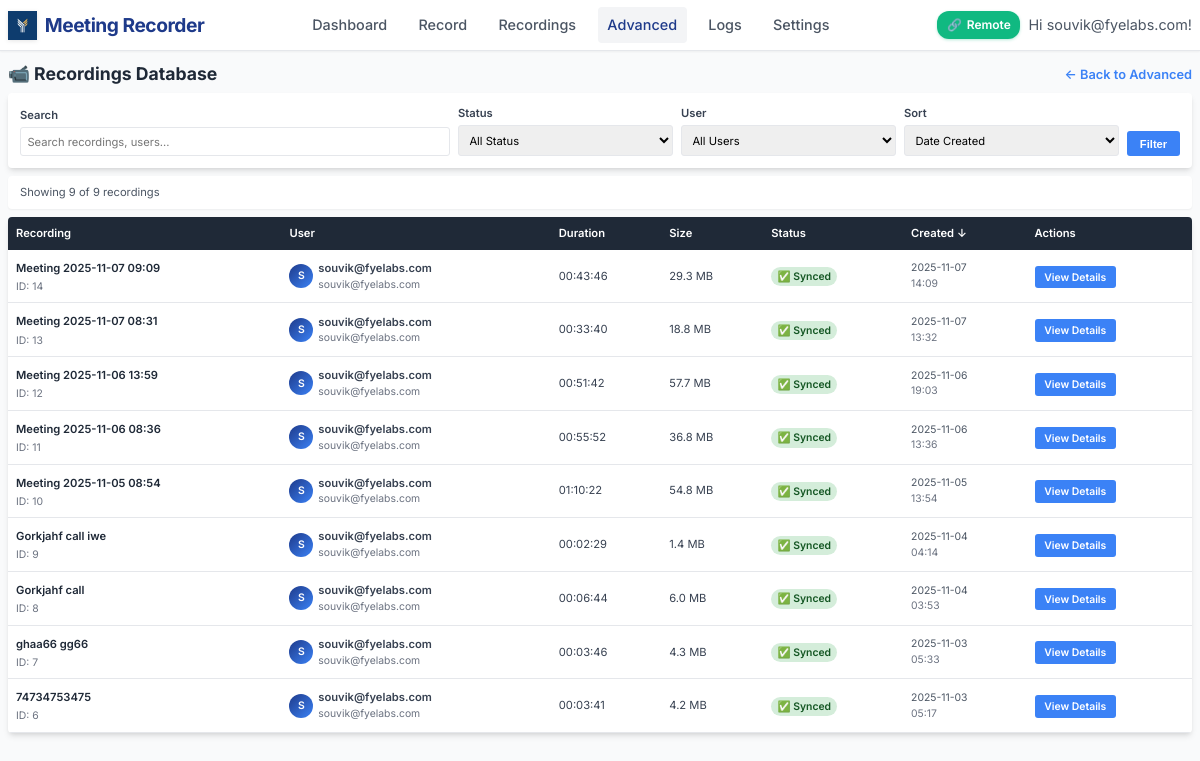
Page /admin/recordings (signed in) on the earlier database version.
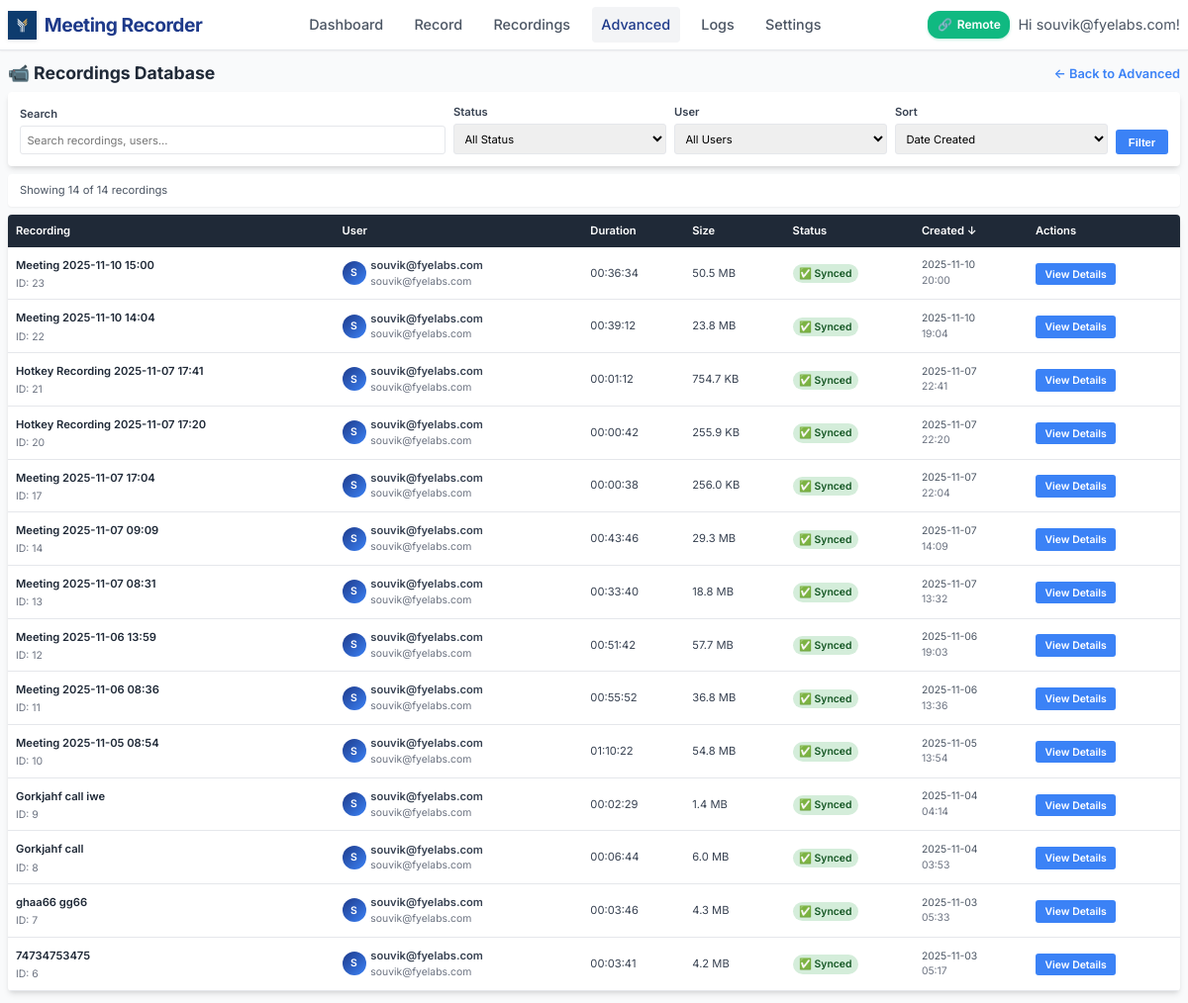
Same page on the later database version.
### models.py (models this page shows, shortened)
class User(UserMixin, db.Model):
    id = db.Column(db.Integer, primary_key=True)
    username = db.Column(db.String(80), unique=True, nullable=False)
    email = db.Column(db.String(120), unique=True, nullable=False)
    password_hash = db.Column(db.String(128))
    created_at = db.Column(db.DateTime, default=datetime.utcnow)
    is_active = db.Column(db.Boolean, default=True)
    default_monitor = db.Column(db.String(200))  # Default monitor for recordings
    auto_delete_days = db.Column(db.Integer, default=30)  # Auto-delete recordings after N days
    recordings = db.relationship('Recording', backref='user', lazy=True)
    meetings = db.relationship('Meeting', backref='user', lazy=True)

class Recording(db.Model):
    id = db.Column(db.Integer, primary_key=True)
    title = db.Column(db.String(200), nullable=False)
    filename = db.Column(db.String(255), nullable=False)
    file_path = db.Column(db.String(500), nullable=False)
    file_size = db.Column(db.BigInteger, default=0)  # in bytes
    duration = db.Column(db.Integer, default=0)  # in seconds
    created_at = db.Column(db.DateTime, default=datetime.utcnow)
    started_at = db.Column(db.DateTime)
    ended_at = db.Column(db.DateTime)
    monitor_name = db.Column(db.String(200))
    resolution = db.Column(db.String(50))  # e.g., "1920x1080"
    uploaded = db.Column(db.Boolean, default=False)
    upload_url = db.Column(db.String(500))  # Legacy field - kept for compatibility
    video_url = db.Column(db.String(500))
    transcript_url = db.Column(db.String(500))
    thumbnail_url = db.Column(db.String(500))
    upload_status = db.Column(db.String(50), default='pending')  # pending, uploading, completed, failed
    upload_metadata = db.Column(db.Text)  # JSON metadata from upload
    user_id = db.Column(db.Integer, db.ForeignKey('user.id'), nullable=False)
    status = db.Column(db.String(50), default='completed')  # recording, processing, completed, failed

### app.py (the view, shortened to what this page needs)
@app.route('/admin/recordings')
@login_required
def admin_recordings():
    try:
        page = request.args.get('page', 1, type=int)
        per_page = 20
        search = request.args.get('search', '').strip()
        status_filter = request.args.get('status', 'all')
        user_filter = request.args.get('user', 'all')
        sort_by = request.args.get('sort', 'created_at')
        sort_order = request.args.get('order', 'desc')
        query = db.session.query(Recording, User).join(User)
        if user_filter != 'all':
            query = query.filter(User.id == int(user_filter))
        if sort_by == 'title':
            sort_column = Recording.title
        elif sort_by == 'username':
            sort_column = User.username
        elif sort_by == 'duration':
            sort_column = Recording.duration
        elif sort_by == 'file_size':
            sort_column = Recording.file_size
        elif sort_by == 'upload_status':
            sort_column = Recording.upload_status
        else:
            sort_column = Recording.created_at
        if sort_order == 'asc':
            query = query.order_by(sort_column.asc())
        else:
            query = query.order_by(sort_column.desc())
        recordings = query.paginate(page=page, per_page=per_page, error_out=False)
        users = User.query.all()
        return render_template('admin/recordings.html',
                             recordings=recordings,
                             users=users,
                             search=search,
                             status_filter=status_filter,
                             user_filter=user_filter,
                             sort_by=sort_by,
                             sort_order=sort_order)
    except Exception as e:
        logger.error(f" Advanced recordings error: {e}")
        return f"Database error: {e}", 500

### templates/admin/recordings.html (shortened to what this page needs)
{% extends "base.html" %}
{% block content %}
<div style="display: flex; justify-content: space-between; align-items: center; margin-bottom: 0.5rem;">
    <h1 style="color: var(--gray-800); margin: 0; font-size: 1.1rem;">📹 Recordings Database</h1>
    <a href="{{ url_for('admin_dashboard') }}" style="color: var(--secondary-blue); text-decoration: none; font-weight: 600; font-size: 0.8rem;">← Back to Advanced</a>
</div>
<div style="background: white; padding: 0.75rem; border-radius: 4px; margin-bottom: 0.5rem; box-shadow: var(--shadow-md);">
    <form method="GET" style="display: grid; grid-template-columns: 2fr 1fr 1fr 1fr auto; gap: 0.5rem; align-items: end;">
        <div>
            <label style="display: block; margin-bottom: 0.2rem; font-weight: 600; color: var(--gray-700); font-size: 0.7rem;">Search</label>
            <input type="text" name="search" value="{{ search }}" placeholder="Search recordings, users..."
                   style="width: 100%; padding: 0.4rem; border: 1px solid var(--gray-200); border-radius: 3px; font-size: 0.7rem;">
        </div>
        <div>
            <label style="display: block; margin-bottom: 0.2rem; font-weight: 600; color: var(--gray-700); font-size: 0.7rem;">Status</label>
            <select name="status" style="width: 100%; padding: 0.4rem; border: 1px solid var(--gray-200); border-radius: 3px; font-size: 0.7rem;">
                <option value="all" {% if status_filter == 'all' %}selected{% endif %}>All Status</option>
            </select>
        </div>
        <div>
            <label style="display: block; margin-bottom: 0.2rem; font-weight: 600; color: var(--gray-700); font-size: 0.7rem;">User</label>
            <select name="user" style="width: 100%; padding: 0.4rem; border: 1px solid var(--gray-200); border-radius: 3px; font-size: 0.7rem;">
                <option value="all" {% if user_filter == 'all' %}selected{% endif %}>All Users</option>
            </select>
        </div>
        <div>
            <label style="display: block; margin-bottom: 0.2rem; font-weight: 600; color: var(--gray-700); font-size: 0.7rem;">Sort</label>
            <select name="sort" style="width: 100%; padding: 0.4rem; border: 1px solid var(--gray-200); border-radius: 3px; font-size: 0.7rem;">
                <option value="created_at" {% if sort_by == 'created_at' %}selected{% endif %}>Date Created</option>
            </select>
        </div>
        <button type="submit" style="background: var(--secondary-blue); color: white; padding: 0.4rem 0.8rem; border: none; border-radius: 3px; font-weight: 600; cursor: pointer; font-size: 0.7rem;">
            Filter
        </button>
    </form>
</div>
<div style="background: white; padding: 0.5rem 0.75rem; border-radius: 4px; margin-bottom: 0.5rem; box-shadow: var(--shadow-sm);">
    <p style="margin: 0; color: var(--gray-600); font-size: 0.7rem;">
        Showing {{ recordings.items|length }} of {{ recordings.total }} recordings
    </p>
</div>
{% if recordings.items %}
<div style="background: white; border-radius: 4px; overflow: hidden; box-shadow: var(--shadow-md);">
    <table style="width: 100%; border-collapse: collapse;">
        <thead>
            <tr style="background: var(--gray-800); color: white;">
                <th style="padding: 0.5rem; text-align: left; font-weight: 600; font-size: 0.7rem;">
                    <a href="?sort=title&order={{ 'asc' if sort_by == 'title' and sort_order == 'desc' else 'desc' }}&search={{ search }}&status={{ status_filter }}&user={{ user_filter }}"
                       style="color: white; text-decoration: none;">
                        Recording {% if sort_by == 'title' %}{{ '↑' if sort_order == 'asc' else '↓' }}{% endif %}
                    </a>
                </th>
                <th style="padding: 0.5rem; text-align: left; font-weight: 600; font-size: 0.7rem;">
                    <a href="?sort=username&order={{ 'asc' if sort_by == 'username' and sort_order == 'desc' else 'desc' }}&search={{ search }}&status={{ status_filter }}&user={{ user_filter }}"
                       style="color: white; text-decoration: none;">
                        User {% if sort_by == 'username' %}{{ '↑' if sort_order == 'asc' else '↓' }}{% endif %}
                    </a>
                </th>
                <th style="padding: 0.5rem; text-align: left; font-weight: 600; font-size: 0.7rem;">
                    <a href="?sort=duration&order={{ 'asc' if sort_by == 'duration' and sort_order == 'desc' else 'desc' }}&search={{ search }}&status={{ status_filter }}&user={{ user_filter }}"
                       style="color: white; text-decoration: none;">
                        Duration {% if sort_by == 'duration' %}{{ '↑' if sort_order == 'asc' else '↓' }}{% endif %}
                    </a>
                </th>
                <th style="padding: 0.5rem; text-align: left; font-weight: 600; font-size: 0.7rem;">
                    <a href="?sort=file_size&order={{ 'asc' if sort_by == 'file_size' and sort_order == 'desc' else 'desc' }}&search={{ search }}&status={{ status_filter }}&user={{ user_filter }}"
                       style="color: white; text-decoration: none;">
                        Size {% if sort_by == 'file_size' %}{{ '↑' if sort_order == 'asc' else '↓' }}{% endif %}
                    </a>
                </th>
                <th style="padding: 0.5rem; text-align: left; font-weight: 600; font-size: 0.7rem;">
                    <a href="?sort=upload_status&order={{ 'asc' if sort_by == 'upload_status' and sort_order == 'desc' else 'desc' }}&search={{ search }}&status={{ status_filter }}&user={{ user_filter }}"
                       style="color: white; text-decoration: none;">
                        Status {% if sort_by == 'upload_status' %}{{ '↑' if sort_order == 'asc' else '↓' }}{% endif %}
                    </a>
                </th>
                <th style="padding: 0.5rem; text-align: left; font-weight: 600; font-size: 0.7rem;">
                    <a href="?sort=created_at&order={{ 'asc' if sort_by == 'created_at' and sort_order == 'desc' else 'desc' }}&search={{ search }}&status={{ status_filter }}&user={{ user_filter }}"
                       style="color: white; text-decoration: none;">
                        Created {% if sort_by == 'created_at' %}{{ '↑' if sort_order == 'asc' else '↓' }}{% endif %}
                    </a>
                </th>
                <th style="padding: 0.5rem; text-align: left; font-weight: 600; font-size: 0.7rem;">Actions</th>
            </tr>
        </thead>
        <tbody>
            {% for recording, user in recordings.items %}
            <tr style="border-bottom: 1px solid var(--gray-200);" onmouseover="this.style.backgroundColor='var(--gray-50)'" onmouseout="this.style.backgroundColor='white'">
                <td style="padding: 0.5rem; vertical-align: middle;">
                    <div>
                        <a href="{{ url_for('admin_recording_detail', recording_id=recording.id) }}"
                           style="font-weight: 600; color: var(--gray-800); text-decoration: none; font-size: 0.7rem;">
                            {{ recording.title }}
                        </a>
                        <div style="color: var(--gray-500); font-size: 0.65rem; margin-top: 0.1rem;">
                            ID: {{ recording.id }}
                        </div>
                    </div>
                </td>
                <td style="padding: 0.5rem; vertical-align: middle;">
                    <div style="display: flex; align-items: center;">
                        <div style="width: 24px; height: 24px; border-radius: 50%; background: linear-gradient(135deg, var(--primary-blue), var(--secondary-blue)); display: flex; align-items: center; justify-content: center; color: white; font-weight: 600; margin-right: 0.3rem; font-size: 0.65rem;">
                            {{ user.username[0].upper() }}
                        </div>
                        <div>
                            <div style="font-weight: 600; font-size: 0.7rem;">{{ user.username }}</div>
                            <div style="color: var(--gray-500); font-size: 0.65rem;">{{ user.email }}</div>
                        </div>
                    </div>
                </td>
                <td style="padding: 0.5rem; vertical-align: middle; font-size: 0.7rem;">
                    {{ format_duration(recording.duration) }}
                </td>
                <td style="padding: 0.5rem; vertical-align: middle; font-size: 0.7rem;">
                    {{ format_file_size(recording.file_size) }}
                </td>
                <td style="padding: 0.5rem; vertical-align: middle;">
                    {% if recording.upload_status == 'completed' and recording.uploaded %}
                        <span style="background-color: #d4edda; color: #155724; padding: 0.2rem 0.4rem; border-radius: 12px; font-size: 0.65rem; font-weight: 600;">✅ Synced</span>
                    {% elif recording.upload_status == 'uploading' %}
                        <span style="background-color: #cce5ff; color: #004085; padding: 0.2rem 0.4rem; border-radius: 12px; font-size: 0.65rem; font-weight: 600;">⬆️ Uploading</span>
                    {% elif recording.upload_status == 'failed' %}
                        <span style="background-color: #f8d7da; color: #721c24; padding: 0.2rem 0.4rem; border-radius: 12px; font-size: 0.65rem; font-weight: 600;">❌ Failed</span>
                    {% else %}
                        <span style="background-color: #fff3cd; color: #856404; padding: 0.2rem 0.4rem; border-radius: 12px; font-size: 0.65rem; font-weight: 600;">💾 Local</span>
                    {% endif %}
                </td>
                <td style="padding: 0.5rem; vertical-align: middle;">
                    <div style="color: var(--gray-600); font-size: 0.65rem;">
                        {{ recording.created_at.strftime('%Y-%m-%d') if recording.created_at else 'N/A' }}
                        <br>
                        <span style="color: var(--gray-500);">{{ recording.created_at.strftime('%H:%M') if recording.created_at else '' }}</span>
                    </div>
                </td>
                <td style="padding: 0.5rem; vertical-align: middle;">
                    <a href="{{ url_for('admin_recording_detail', recording_id=recording.id) }}"
                       style="background: var(--secondary-blue); color: white; padding: 0.3rem 0.6rem; text-decoration: none; border-radius: 3px; font-size: 0.65rem; font-weight: 600;">
                        View Details
                    </a>
                </td>
            </tr>
            {% endfor %}
        </tbody>
    </table>
</div>
{% endif %}
{% endblock %}

### templates/base.html (shortened to what this page needs)
<!DOCTYPE html>
<html lang="en">
<head>
</head>
<body>
    <header class="header">
        <div class="header-content">
            <a href="{{ url_for('dashboard') }}" class="logo">
                <img src="{{ url_for('static', filename='image.png') }}" alt="FYE Labs" class="logo-image">
                <span class="logo-text">Meeting Recorder</span>
            </a>
            <nav class="nav-menu">
                <a href="{{ url_for('dashboard') }}" class="nav-link {% if request.endpoint == 'dashboard' %}active{% endif %}">Dashboard</a>
                <a href="{{ url_for('record') }}" class="nav-link {% if request.endpoint == 'record' %}active{% endif %}">Record</a>
                <a href="{{ url_for('recordings') }}" class="nav-link {% if request.endpoint == 'recordings' %}active{% endif %}">Recordings</a>
                <a href="{{ url_for('admin_dashboard') }}" class="nav-link {% if request.endpoint.startswith('admin_') %}active{% endif %}">Advanced</a>
                <a href="{{ url_for('view_logs') }}" class="nav-link {% if request.endpoint == 'view_logs' %}active{% endif %}">Logs</a>
                <a href="{{ url_for('settings') }}" class="nav-link {% if request.endpoint == 'settings' %}active{% endif %}">Settings</a>
            </nav>
            <div class="user-menu">
                <div class="remote-status-indicator" id="remoteStatusIndicator">
                    <span id="remoteStatusIcon">🔗</span>
                    <span id="remoteStatusText">Remote</span>
                </div>
                <span class="user-info">Hi {{ current_user.username }}!</span>
            </div>
        </div>
    </header>
    <main class="container">
        {% block content %}{% endblock %}
    </main>
</body>
</html>

Differences in the rows shown:
added Recording: title "Meeting 2025-11-10 15:00", id "23", username "S", username "souvik@fyelabs.com", email "souvik@fyelabs.com", duration "00:36:34", file_size "50.5 MB", upload_status "✅ Synced", created_at "2025-11-10", created_at "20:00"
added Recording: title "Meeting 2025-11-10 14:04", id "22", username "S", username "souvik@fyelabs.com", email "souvik@fyelabs.com", duration "00:39:12", file_size "23.8 MB", upload_status "✅ Synced", created_at "2025-11-10", created_at "19:04"
added Recording: title "Hotkey Recording 2025-11-07 17:41", id "21", username "S", username "souvik@fyelabs.com", email "souvik@fyelabs.com", duration "00:01:12", file_size "754.7 KB", upload_status "✅ Synced", created_at "2025-11-07", created_at "22:41"
added Recording: title "Hotkey Recording 2025-11-07 17:20", id "20", username "S", username "souvik@fyelabs.com", email "souvik@fyelabs.com", duration "00:00:42", file_size "255.9 KB", upload_status "✅ Synced", created_at "2025-11-07", created_at "22:20"
added Recording: title "Meeting 2025-11-07 17:04", id "17", username "S", username "souvik@fyelabs.com", email "souvik@fyelabs.com", duration "00:00:38", file_size "256.0 KB", upload_status "✅ Synced", created_at "2025-11-07", created_at "22:04"
Other differences:
{{ recordings.items|length }}: "9" → "14"
{{ recordings.total }}: "9" → "14"
